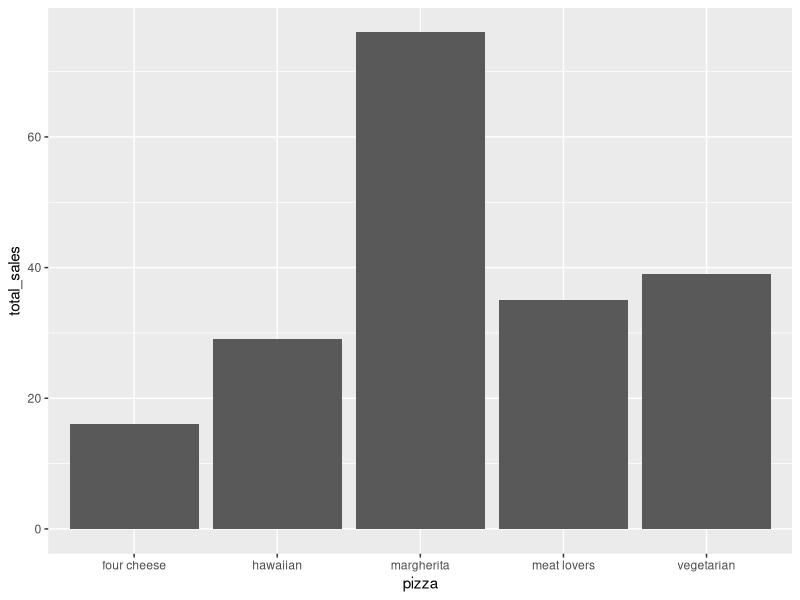
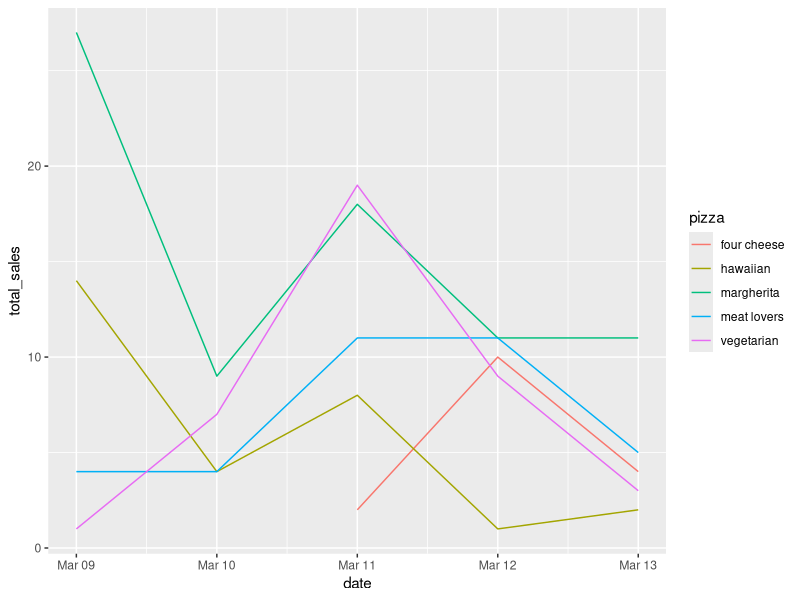
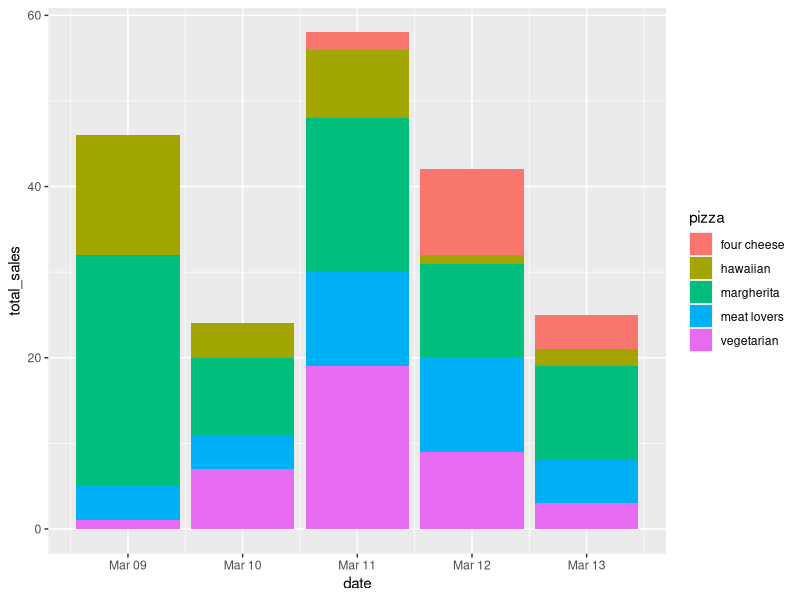
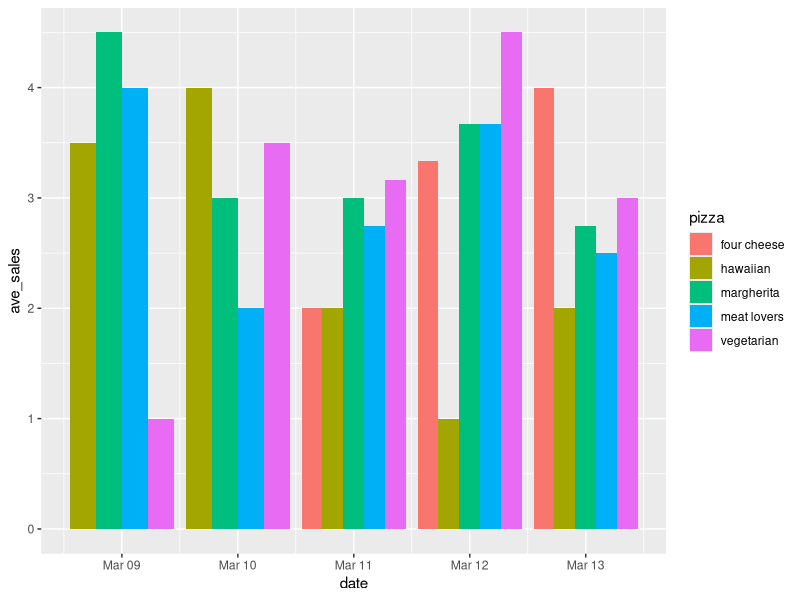
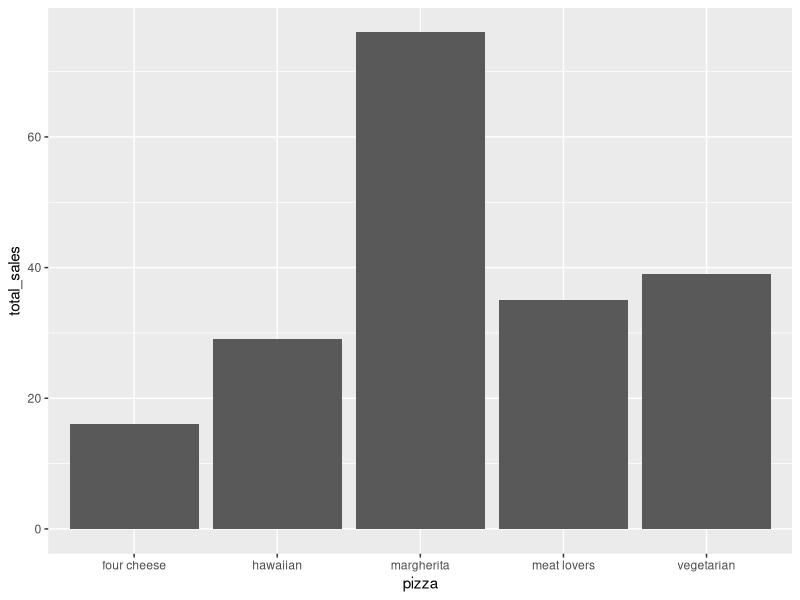
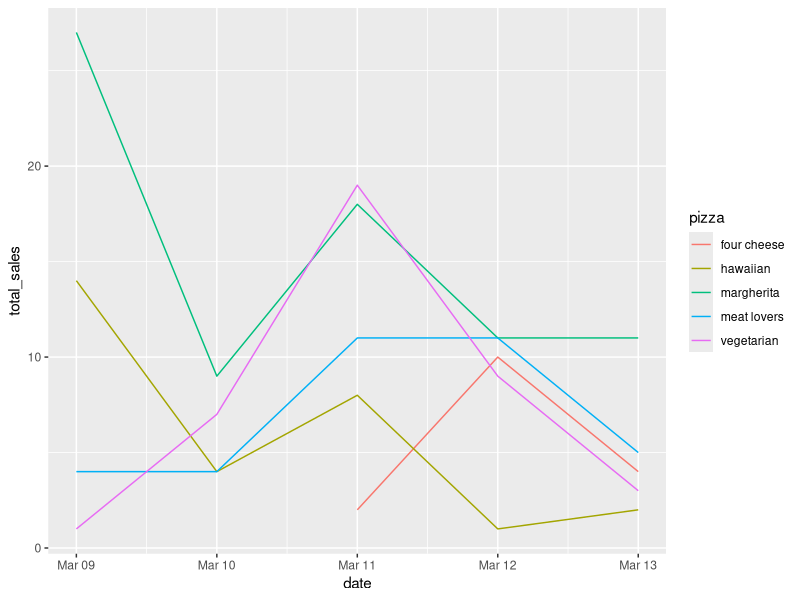
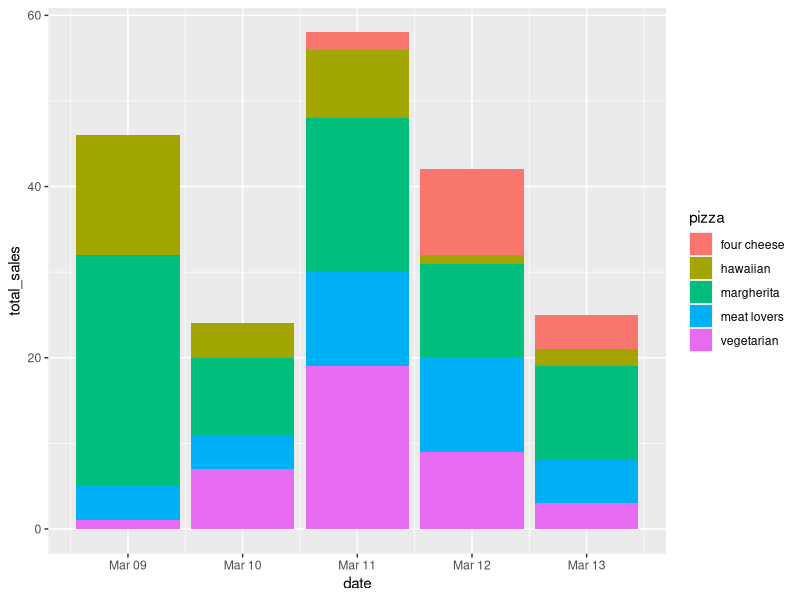
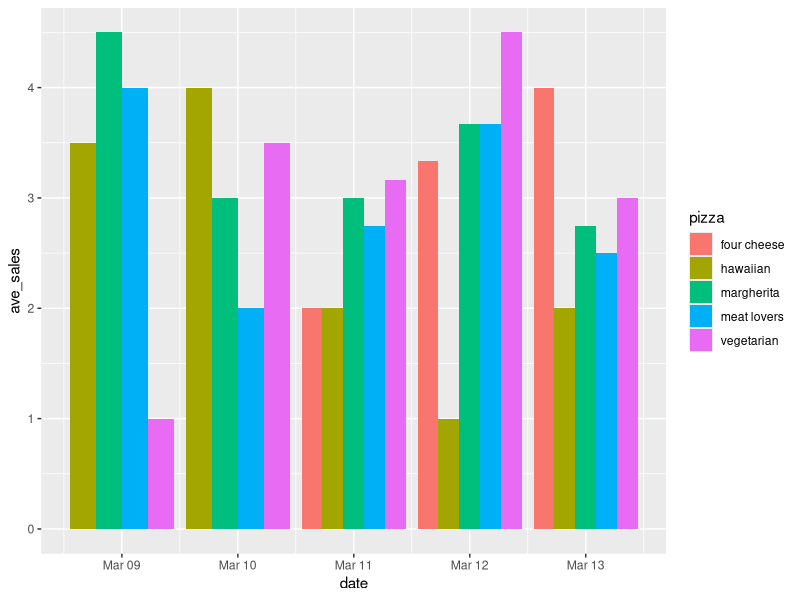

Reproduce these figures in R, in order.
# Juneaid's additions:
# Pizza sales

##### 1. Load packages #######
library(tidyverse)
library(lubridate)

##### 2. Load data #######
sales_data <- read.csv("sales/202003_sales.csv")

##### 3. Create summaries #####

# Monthly sales per pizza type
sales_summary <- sales_data %>%
  group_by(pizza, month) %>% 
  summarize(total_sales = sum(number))
# This is a pipe that orders the data in sequence and sorts/groups the data based
# on pizza type and month and then gives the total sales each month per pizza type.

ggplot(data = sales_summary, aes(x = pizza, y = total_sales))+
  geom_bar(stat = "identity")

# Daily sales
# Create "proper" dates
sales_data$date <- ymd(paste(sales_data$year, "/", sales_data$month, "/", sales_data$day))  
# Creates a column named date and pastes the data from three columns into the 
# newly created date column.

# Summarize data
sales_summary_daily <- sales_data %>%
  group_by(pizza, date) %>% 
  summarize(total_sales = sum(number))
# This is a pipe that orders the data in sequence and sorts/groups the data based
# on pizza type and date and then gives the total sales per pizza type date-wise.

# Plot
ggplot(data = sales_summary_daily, aes(x = date, y = total_sales, color = pizza))+
  geom_line()
# Line graph showing pizza-type sales date-wise with margherita sales starting off
# high on Mar 9 followed by four cheese and margherita pizza peak sales on 11 Mar
# which then dips down afterwards.

ggplot(data = sales_summary_daily, aes(x = date, y = total_sales, fill = pizza))+
  geom_bar(stat = "identity")
# Bar graph showing pizza-type sales date-wise with hawaiian sales starting off
# high on Mar 9 followed by four cheese and hawaiian pizza peak sales on 11 Mar
# which then dips down afterwards.However, four cheese pizza maintains the 
# dominance in sales compared to other pizzas. Bar graph looks more intuitive 
# compared to line graph.

# Average data
sales_ave_daily <- sales_data %>%
  group_by(pizza, date) %>% 
  summarize(ave_sales = mean(number))
#

ggplot(data = sales_ave_daily, aes(x = date, y = ave_sales, fill = pizza))+
  geom_bar(stat = "identity", position = "dodge")


#######################################

# Pizza sales

##### 1. Load packages #######
library(tidyverse)
library(lubridate)

##### 2. Load data #######
sales_data <- read.csv("sales/202003_sales.csv")

##### 3. Create summaries #####
# Kim's additions:
# Monthly sales per pizza type
# This code creates a new dataframe (summary table), sales_summary, with three
# columns: pizza, month, and total sales by pizza and month. The group_by() 
# function grouped the sales_data by pizza and month, and the summarize() 
# function summed summed the number of pizzas sold for each pizza x month 
# combination.

# Jinyi's additions:
# Group the sales_data by pizza type and then month. Then calculate the total
# sales for each group, which is the sum of the number value.
# Monthly sales per pizza type

sales_summary <- sales_data %>%
  group_by(pizza, month) %>% 
  summarize(total_sales = sum(number))

ggplot(data = sales_summary, aes(x = pizza, y = total_sales))+
  geom_bar(stat = "identity")

# Daily sales
# Create "proper" dates
sales_data$date <- ymd(paste(sales_data$year, "/", sales_data$month, "/", sales_data$day))  

# Kim's additions:
# Summarize data
# This code creates a new dataframe (summary table), sales_summary_daily, with 
# three columns: pizza, date, and total sales by pizza and date. The group_by()
# function grouped the sales_data by pizza and date (created in the step above),
# and the summarize() function summed the number of pizzas sold for each 
# pizza x date combination.
# Jinyi's additions:
# Group the sales_data by pizza type and then date. Then calculate the total
# sales for each group, which is the sum of number value.

# Summarize data
sales_summary_daily <- sales_data %>%
  group_by(pizza, date) %>% 
  summarize(total_sales = sum(number))

# Plot
ggplot(data = sales_summary_daily, aes(x = date, y = total_sales, color = pizza))+
  geom_line()

ggplot(data = sales_summary_daily, aes(x = date, y = total_sales, fill = pizza))+
  geom_bar(stat = "identity")

# Kim's additions:
# Average data
# This code creates a new dataframe (summary table), sales_ave_daily, with three
# columns: pizza, date, and mean number of sales by pizza and date. The group_by() 
# function grouped the sales_data by pizza and date, and the summarize() 
# function averages number of sales for each pizza x date combination. The 

# Jinyi's additions:
# Group the sales_data by pizza type and then date. Then calculate the ave_sales,
# which is the mean of the number value.

# Average data
sales_ave_daily <- sales_data %>%
  group_by(pizza, date) %>% 
  summarize(ave_sales = mean(number))

ggplot(data = sales_ave_daily, aes(x = date, y = ave_sales, fill = pizza))+
  geom_bar(stat = "identity", position = "dodge")
